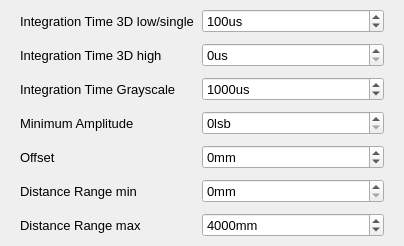
<?xml version="1.0" encoding="UTF-8"?>
<ui version="4.0">
 <class>WidgetSettingsBase</class>
 <widget class="QWidget" name="WidgetSettingsBase">
  <property name="geometry">
   <rect>
    <x>0</x>
    <y>0</y>
    <width>404</width>
    <height>234</height>
   </rect>
  </property>
  <property name="windowTitle">
   <string>Form</string>
  </property>
  <layout class="QGridLayout" name="gridLayout">
   <property name="leftMargin">
    <number>0</number>
   </property>
   <property name="topMargin">
    <number>9</number>
   </property>
   <property name="rightMargin">
    <number>0</number>
   </property>
   <property name="bottomMargin">
    <number>9</number>
   </property>
   <item row="0" column="0">
    <layout class="QGridLayout" name="gridLayout_4">
     <property name="topMargin">
      <number>0</number>
     </property>
     <property name="horizontalSpacing">
      <number>0</number>
     </property>
     <property name="verticalSpacing">
      <number>10</number>
     </property>
     <item row="8" column="2">
      <widget class="QSpinBox" name="spinBoxRangeMax">
       <property name="sizePolicy">
        <sizepolicy hsizetype="Minimum" vsizetype="Fixed">
         <horstretch>0</horstretch>
         <verstretch>0</verstretch>
        </sizepolicy>
       </property>
       <property name="minimumSize">
        <size>
         <width>0</width>
         <height>0</height>
        </size>
       </property>
       <property name="font">
        <font>
         <pointsize>10</pointsize>
        </font>
       </property>
       <property name="toolTip">
        <string>&lt;html&gt;&lt;head/&gt;&lt;body&gt;&lt;p&gt;Distance max range for the distance image and point cloud color space&lt;/p&gt;&lt;/body&gt;&lt;/html&gt;</string>
       </property>
       <property name="buttonSymbols">
        <enum>QAbstractSpinBox::UpDownArrows</enum>
       </property>
       <property name="suffix">
        <string>mm</string>
       </property>
       <property name="maximum">
        <number>70000</number>
       </property>
       <property name="singleStep">
        <number>100</number>
       </property>
       <property name="stepType">
        <enum>QAbstractSpinBox::AdaptiveDecimalStepType</enum>
       </property>
       <property name="value">
        <number>4000</number>
       </property>
      </widget>
     </item>
     <item row="6" column="1">
      <widget class="QLabel" name="labelOffset">
       <property name="minimumSize">
        <size>
         <width>0</width>
         <height>0</height>
        </size>
       </property>
       <property name="font">
        <font>
         <pointsize>10</pointsize>
        </font>
       </property>
       <property name="toolTip">
        <string>Offset. For calibrated camera set it to zero. Else set it to a value, so that a near object get's red</string>
       </property>
       <property name="styleSheet">
        <string notr="true">background-color: rgba(255, 255, 255, 0);</string>
       </property>
       <property name="text">
        <string>Offset</string>
       </property>
      </widget>
     </item>
     <item row="6" column="2">
      <widget class="QSpinBox" name="spinBoxOffset">
       <property name="sizePolicy">
        <sizepolicy hsizetype="Minimum" vsizetype="Fixed">
         <horstretch>0</horstretch>
         <verstretch>0</verstretch>
        </sizepolicy>
       </property>
       <property name="minimumSize">
        <size>
         <width>0</width>
         <height>0</height>
        </size>
       </property>
       <property name="font">
        <font>
         <pointsize>10</pointsize>
        </font>
       </property>
       <property name="toolTip">
        <string>&lt;html&gt;&lt;head/&gt;&lt;body&gt;&lt;p&gt;Additional offset to add to the resulting distance&lt;/p&gt;&lt;/body&gt;&lt;/html&gt;</string>
       </property>
       <property name="buttonSymbols">
        <enum>QAbstractSpinBox::UpDownArrows</enum>
       </property>
       <property name="suffix">
        <string>mm</string>
       </property>
       <property name="minimum">
        <number>-15000</number>
       </property>
       <property name="maximum">
        <number>15000</number>
       </property>
       <property name="singleStep">
        <number>100</number>
       </property>
       <property name="stepType">
        <enum>QAbstractSpinBox::AdaptiveDecimalStepType</enum>
       </property>
      </widget>
     </item>
     <item row="1" column="0">
      <spacer name="horizontalSpacer">
       <property name="orientation">
        <enum>Qt::Horizontal</enum>
       </property>
       <property name="sizeType">
        <enum>QSizePolicy::Fixed</enum>
       </property>
       <property name="sizeHint" stdset="0">
        <size>
         <width>20</width>
         <height>20</height>
        </size>
       </property>
      </spacer>
     </item>
     <item row="1" column="2">
      <widget class="QSpinBox" name="spinBoxIntTime0">
       <property name="sizePolicy">
        <sizepolicy hsizetype="Minimum" vsizetype="Fixed">
         <horstretch>0</horstretch>
         <verstretch>0</verstretch>
        </sizepolicy>
       </property>
       <property name="minimumSize">
        <size>
         <width>0</width>
         <height>0</height>
        </size>
       </property>
       <property name="font">
        <font>
         <family>MS Shell Dlg 2</family>
         <pointsize>10</pointsize>
         <weight>50</weight>
         <italic>false</italic>
         <bold>false</bold>
        </font>
       </property>
       <property name="toolTip">
        <string>&lt;html&gt;&lt;head/&gt;&lt;body&gt;&lt;p&gt;First TOF integration time or single integration time&lt;/p&gt;&lt;/body&gt;&lt;/html&gt;</string>
       </property>
       <property name="styleSheet">
        <string notr="true"/>
       </property>
       <property name="buttonSymbols">
        <enum>QAbstractSpinBox::UpDownArrows</enum>
       </property>
       <property name="accelerated">
        <bool>true</bool>
       </property>
       <property name="suffix">
        <string>us</string>
       </property>
       <property name="minimum">
        <number>0</number>
       </property>
       <property name="maximum">
        <number>2000</number>
       </property>
       <property name="singleStep">
        <number>1</number>
       </property>
       <property name="stepType">
        <enum>QAbstractSpinBox::AdaptiveDecimalStepType</enum>
       </property>
       <property name="value">
        <number>100</number>
       </property>
      </widget>
     </item>
     <item row="2" column="1">
      <widget class="QLabel" name="labelIntegrationTime3d1">
       <property name="minimumSize">
        <size>
         <width>0</width>
         <height>0</height>
        </size>
       </property>
       <property name="font">
        <font>
         <pointsize>10</pointsize>
        </font>
       </property>
       <property name="toolTip">
        <string>Second integration time. Set to zero for one integration time.</string>
       </property>
       <property name="styleSheet">
        <string notr="true">background-color: rgba(255, 255, 255, 0);</string>
       </property>
       <property name="text">
        <string>Integration Time 3D high</string>
       </property>
      </widget>
     </item>
     <item row="1" column="1">
      <widget class="QLabel" name="labelIntegrationTime3d0">
       <property name="minimumSize">
        <size>
         <width>0</width>
         <height>0</height>
        </size>
       </property>
       <property name="maximumSize">
        <size>
         <width>16777215</width>
         <height>16777215</height>
        </size>
       </property>
       <property name="font">
        <font>
         <family>MS Shell Dlg 2</family>
         <pointsize>10</pointsize>
        </font>
       </property>
       <property name="toolTip">
        <string>First integration time</string>
       </property>
       <property name="styleSheet">
        <string notr="true">background-color: rgba(255, 255, 255, 0);</string>
       </property>
       <property name="text">
        <string>Integration Time 3D low/single</string>
       </property>
      </widget>
     </item>
     <item row="7" column="2">
      <widget class="QSpinBox" name="spinBoxRangeMin">
       <property name="sizePolicy">
        <sizepolicy hsizetype="Minimum" vsizetype="Fixed">
         <horstretch>0</horstretch>
         <verstretch>0</verstretch>
        </sizepolicy>
       </property>
       <property name="minimumSize">
        <size>
         <width>0</width>
         <height>0</height>
        </size>
       </property>
       <property name="font">
        <font>
         <pointsize>10</pointsize>
        </font>
       </property>
       <property name="toolTip">
        <string>&lt;html&gt;&lt;head/&gt;&lt;body&gt;&lt;p&gt;Distance min range for the distance image and point cloud color space&lt;/p&gt;&lt;/body&gt;&lt;/html&gt;</string>
       </property>
       <property name="buttonSymbols">
        <enum>QAbstractSpinBox::UpDownArrows</enum>
       </property>
       <property name="suffix">
        <string>mm</string>
       </property>
       <property name="maximum">
        <number>70000</number>
       </property>
       <property name="singleStep">
        <number>100</number>
       </property>
       <property name="stepType">
        <enum>QAbstractSpinBox::AdaptiveDecimalStepType</enum>
       </property>
      </widget>
     </item>
     <item row="3" column="2">
      <widget class="QSpinBox" name="spinBoxIntTimeGrayscale">
       <property name="enabled">
        <bool>true</bool>
       </property>
       <property name="sizePolicy">
        <sizepolicy hsizetype="Minimum" vsizetype="Fixed">
         <horstretch>0</horstretch>
         <verstretch>0</verstretch>
        </sizepolicy>
       </property>
       <property name="minimumSize">
        <size>
         <width>0</width>
         <height>0</height>
        </size>
       </property>
       <property name="font">
        <font>
         <pointsize>10</pointsize>
        </font>
       </property>
       <property name="toolTip">
        <string>&lt;html&gt;&lt;head/&gt;&lt;body&gt;&lt;p&gt;Integration time for grayscale. &lt;/p&gt;&lt;/body&gt;&lt;/html&gt;</string>
       </property>
       <property name="buttonSymbols">
        <enum>QAbstractSpinBox::UpDownArrows</enum>
       </property>
       <property name="suffix">
        <string>us</string>
       </property>
       <property name="minimum">
        <number>1</number>
       </property>
       <property name="maximum">
        <number>100000</number>
       </property>
       <property name="stepType">
        <enum>QAbstractSpinBox::AdaptiveDecimalStepType</enum>
       </property>
       <property name="value">
        <number>1000</number>
       </property>
      </widget>
     </item>
     <item row="7" column="1">
      <widget class="QLabel" name="labelRangeMin">
       <property name="minimumSize">
        <size>
         <width>0</width>
         <height>0</height>
        </size>
       </property>
       <property name="font">
        <font>
         <pointsize>10</pointsize>
        </font>
       </property>
       <property name="styleSheet">
        <string notr="true">background-color: rgba(255, 255, 255, 0);</string>
       </property>
       <property name="text">
        <string>Distance Range min</string>
       </property>
      </widget>
     </item>
     <item row="5" column="2">
      <widget class="QSpinBox" name="spinBoxMinAmplitude">
       <property name="sizePolicy">
        <sizepolicy hsizetype="Minimum" vsizetype="Fixed">
         <horstretch>0</horstretch>
         <verstretch>0</verstretch>
        </sizepolicy>
       </property>
       <property name="minimumSize">
        <size>
         <width>0</width>
         <height>0</height>
        </size>
       </property>
       <property name="font">
        <font>
         <pointsize>10</pointsize>
        </font>
       </property>
       <property name="toolTip">
        <string>&lt;html&gt;&lt;head/&gt;&lt;body&gt;&lt;p&gt;Amplitude limit for valid distance or error code&lt;/p&gt;&lt;/body&gt;&lt;/html&gt;</string>
       </property>
       <property name="buttonSymbols">
        <enum>QAbstractSpinBox::UpDownArrows</enum>
       </property>
       <property name="suffix">
        <string>lsb</string>
       </property>
       <property name="maximum">
        <number>6000</number>
       </property>
       <property name="stepType">
        <enum>QAbstractSpinBox::AdaptiveDecimalStepType</enum>
       </property>
      </widget>
     </item>
     <item row="5" column="1">
      <widget class="QLabel" name="lableMinAmplitude">
       <property name="minimumSize">
        <size>
         <width>0</width>
         <height>0</height>
        </size>
       </property>
       <property name="font">
        <font>
         <pointsize>10</pointsize>
        </font>
       </property>
       <property name="toolTip">
        <string>Amplitude limit where the pixel is set to &quot;low Amplitude&quot;</string>
       </property>
       <property name="styleSheet">
        <string notr="true">background-color: rgba(255, 255, 255, 0);</string>
       </property>
       <property name="text">
        <string>Minimum Amplitude</string>
       </property>
      </widget>
     </item>
     <item row="3" column="1">
      <widget class="QLabel" name="labelIntegrationTimeGrayscale">
       <property name="minimumSize">
        <size>
         <width>0</width>
         <height>0</height>
        </size>
       </property>
       <property name="font">
        <font>
         <pointsize>10</pointsize>
        </font>
       </property>
       <property name="toolTip">
        <string>Integration time for grayscale</string>
       </property>
       <property name="styleSheet">
        <string notr="true">background-color: rgba(255, 255, 255, 0);</string>
       </property>
       <property name="text">
        <string>Integration Time Grayscale</string>
       </property>
      </widget>
     </item>
     <item row="2" column="2">
      <widget class="QSpinBox" name="spinBoxIntTime1">
       <property name="sizePolicy">
        <sizepolicy hsizetype="Minimum" vsizetype="Fixed">
         <horstretch>0</horstretch>
         <verstretch>0</verstretch>
        </sizepolicy>
       </property>
       <property name="minimumSize">
        <size>
         <width>0</width>
         <height>0</height>
        </size>
       </property>
       <property name="font">
        <font>
         <family>MS Shell Dlg 2</family>
         <pointsize>10</pointsize>
         <weight>50</weight>
         <italic>false</italic>
         <bold>false</bold>
        </font>
       </property>
       <property name="toolTip">
        <string>&lt;html&gt;&lt;head/&gt;&lt;body&gt;&lt;p&gt;Second TOF integration time&lt;/p&gt;&lt;/body&gt;&lt;/html&gt;</string>
       </property>
       <property name="styleSheet">
        <string notr="true"/>
       </property>
       <property name="buttonSymbols">
        <enum>QAbstractSpinBox::UpDownArrows</enum>
       </property>
       <property name="suffix">
        <string>us</string>
       </property>
       <property name="minimum">
        <number>0</number>
       </property>
       <property name="maximum">
        <number>2000</number>
       </property>
       <property name="singleStep">
        <number>1</number>
       </property>
       <property name="stepType">
        <enum>QAbstractSpinBox::AdaptiveDecimalStepType</enum>
       </property>
       <property name="value">
        <number>0</number>
       </property>
      </widget>
     </item>
     <item row="8" column="1">
      <widget class="QLabel" name="labelRangeMax">
       <property name="minimumSize">
        <size>
         <width>0</width>
         <height>0</height>
        </size>
       </property>
       <property name="font">
        <font>
         <pointsize>10</pointsize>
        </font>
       </property>
       <property name="toolTip">
        <string>Range for the colormap</string>
       </property>
       <property name="styleSheet">
        <string notr="true">background-color: rgba(255, 255, 255, 0);</string>
       </property>
       <property name="text">
        <string>Distance Range max</string>
       </property>
      </widget>
     </item>
     <item row="1" column="3">
      <spacer name="horizontalSpacer_2">
       <property name="orientation">
        <enum>Qt::Horizontal</enum>
       </property>
       <property name="sizeType">
        <enum>QSizePolicy::Fixed</enum>
       </property>
       <property name="sizeHint" stdset="0">
        <size>
         <width>20</width>
         <height>20</height>
        </size>
       </property>
      </spacer>
     </item>
    </layout>
   </item>
  </layout>
 </widget>
 <resources/>
 <connections/>
</ui>
